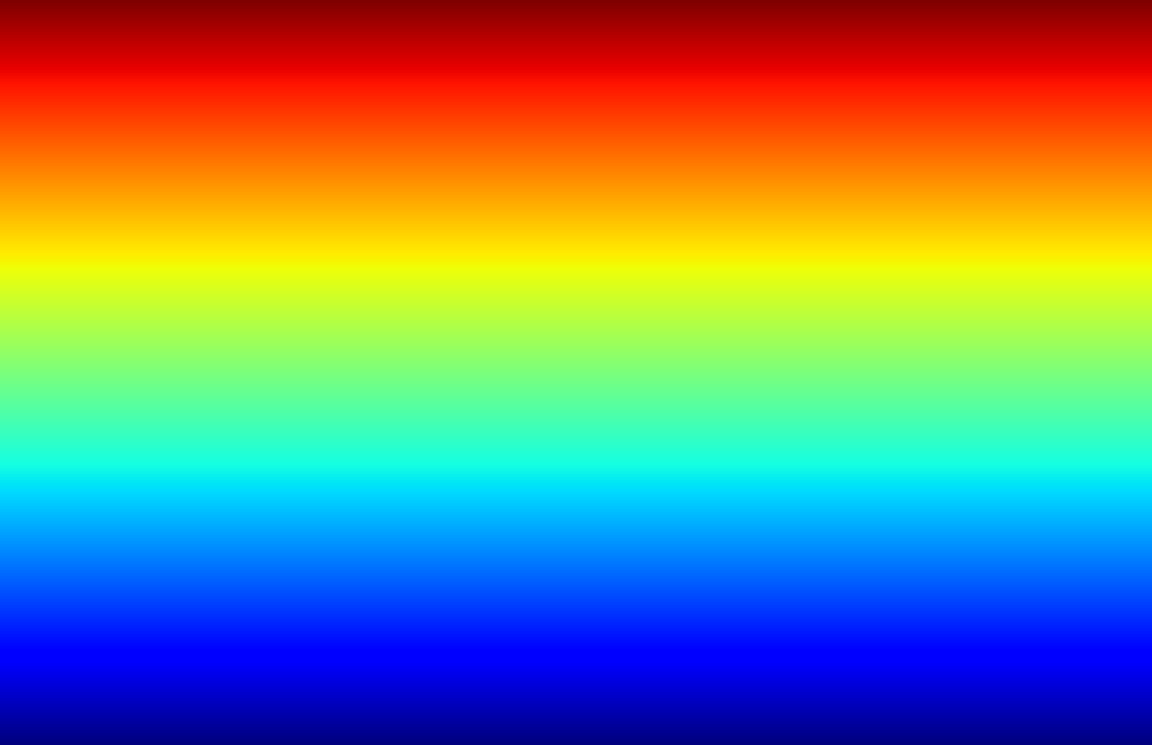
#> input picture assignment_3/phi_h_r.png, 3456 x 2234 px (shown at 1/3 size)
$ jupyter execute --allow-errors p4_point_cloud_from_normal.ipynb
#> lines starting #> are read from the running program, lines starting #| are printed output that depends on the picture
calculate point cloud

## Part IV d , this part save the point cloud normal to ply and open in meshlab

[cell 1]
import numpy as np
import matplotlib.pyplot as plt
from mpl_toolkits.mplot3d import Axes3D
from PIL import Image

# Define crop coordinates
x_start, x_end = 2000, 2600
y_start, y_end = 1300, 1900

# Step 1: Load and crop the four phase images as PNG files
phi_h_r_full = np.array(Image.open('phi_h_r.png').convert('L')) / 255.0 * 2 * np.pi
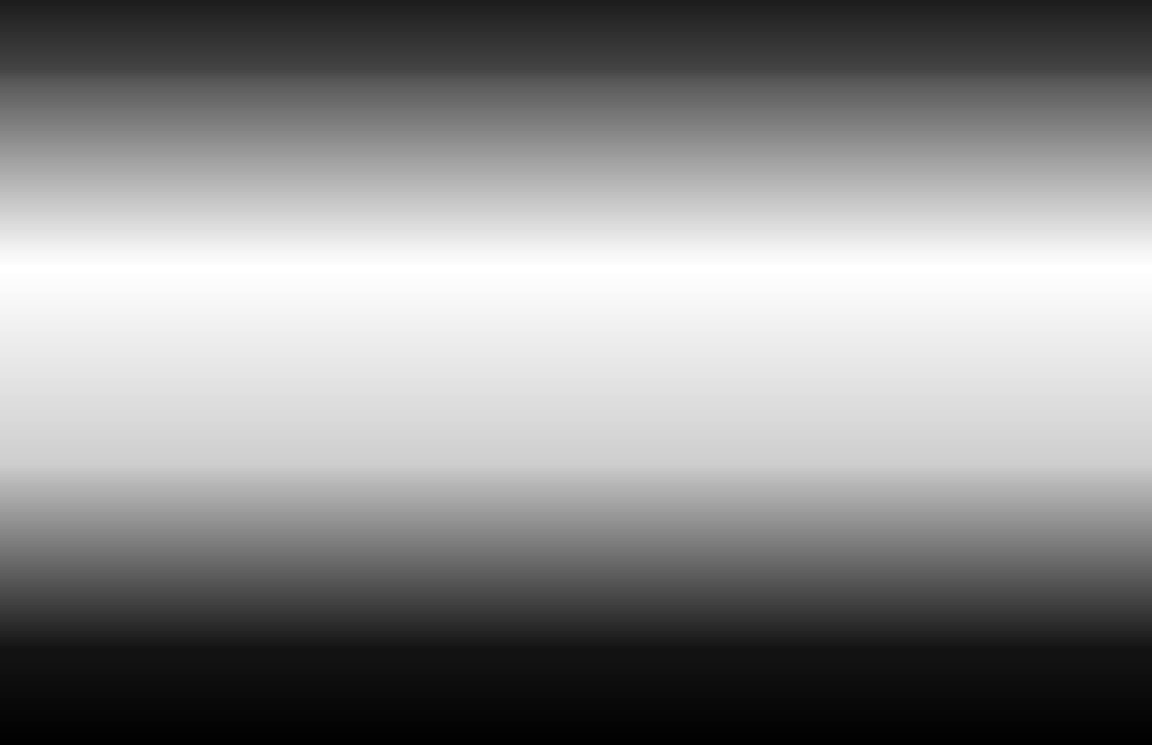
#> phi_h_r_full: shape (2234, 3456) float64 (shown at 1/3 size); min 0.345, max 5.45, mean 3.13; drawn with min black and max white
phi_v_r_full = np.array(Image.open('phi_v_r.png').convert('L')) / 255.0 * 2 * np.pi
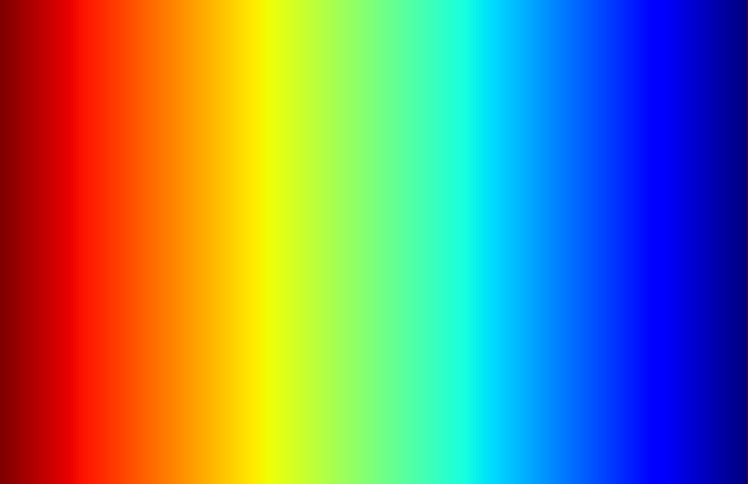
#> input picture assignment_3/phi_v_r.png, 1496 x 967 px (shown at 1/2 size)
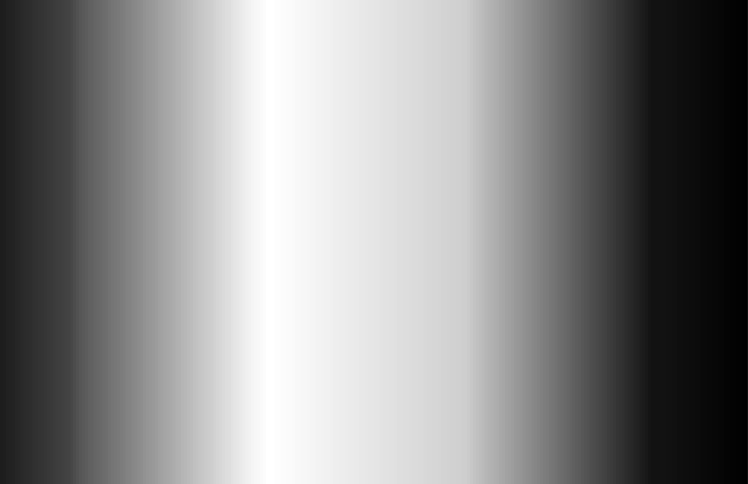
#> phi_v_r_full: shape (967, 1496) float64 (shown at 1/2 size); min 0.345, max 5.45, mean 3.13; drawn with min black and max white
#> (the rest of this cell did not finish here and is left out)
